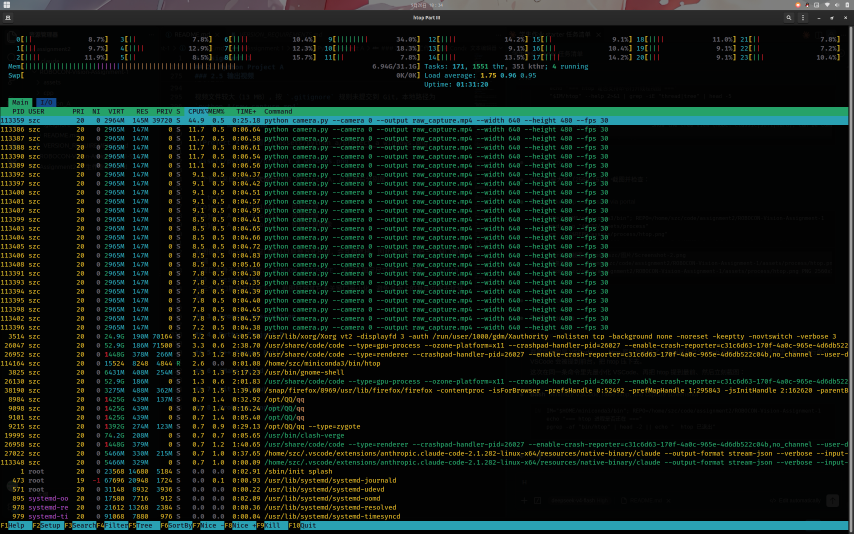
#> input picture assets/process/htop.png, 2560 x 1600 px, given in place of the camera (shown at 1/3 size)
$ python camera.py
#> lines starting #> are read from the running program, lines starting #| are printed output that depends on the picture; after the words box and inside, x2 and y2 are one past the last pixel; in counts of white or black regions, pixels touching at a corner belong together
#!/usr/bin/env python3
"""Project A: live camera capture, simple image processing, and process observation."""

from __future__ import annotations

import argparse
import os
import sys
import time
from pathlib import Path
from typing import Optional

import cv2
import numpy as np


def parse_args() -> argparse.Namespace:
    parser = argparse.ArgumentParser(
        description=(
            "Open a camera, display raw/grayscale/contour views, and save the "
            "unprocessed camera stream to MP4."
        )
    )
    parser.add_argument("--camera", type=int, default=0, help="Camera index. Default: 0")
    parser.add_argument(
        "--output",
        type=Path,
        default=Path("raw_capture.mp4"),
        help="Output path for the unprocessed camera video.",
    )
    parser.add_argument("--width", type=int, default=1280, help="Requested camera width")
    parser.add_argument("--height", type=int, default=720, help="Requested camera height")
    parser.add_argument("--fps", type=float, default=30.0, help="Requested/fallback FPS")
    return parser.parse_args()


def validated_fps(camera_fps: float, fallback: float) -> float:
    if not np.isfinite(camera_fps) or camera_fps <= 1.0 or camera_fps > 240.0:
        return fallback
    return camera_fps


def create_writer(path: Path, width: int, height: int, fps: float) -> cv2.VideoWriter:
    path.parent.mkdir(parents=True, exist_ok=True)
    fourcc = cv2.VideoWriter_fourcc(*"mp4v")
    writer = cv2.VideoWriter(str(path), fourcc, fps, (width, height))
    if not writer.isOpened():
        raise RuntimeError(
            "Could not create the MP4 writer. Check the output path and the "
            "video-codec support of your OpenCV installation."
        )
    return writer


def process_frame(frame: np.ndarray) -> tuple[np.ndarray, np.ndarray]:
    """Return a grayscale view and a contour-overlay view."""
    gray = cv2.cvtColor(frame, cv2.COLOR_BGR2GRAY)
    blurred = cv2.GaussianBlur(gray, (5, 5), 0)
    edges = cv2.Canny(blurred, 70, 140)

    contours, _ = cv2.findContours(
        edges,
        cv2.RETR_EXTERNAL,
        cv2.CHAIN_APPROX_SIMPLE,
    )
    contour_view = frame.copy()
    cv2.drawContours(contour_view, contours, -1, (0, 255, 0), 2)
    return gray, contour_view


def print_runtime_context(args: argparse.Namespace) -> None:
    print("=" * 64)
    print("ROBOCON Vision Assignment 1 - Python Project A")
    print(f"PID:          {os.getpid()}")
    print(f"PPID:         {os.getppid()}")
    print(f"Python:       {sys.executable}")
    print(f"Python ver.:  {sys.version.split()[0]}")
    print(f"Camera index: {args.camera}")
    print(f"Raw output:   {args.output.resolve()}")
    print("Keep this process running and inspect it from another terminal.")
    print("Press q or ESC in an OpenCV window to exit.")
    print("=" * 64, flush=True)


def main() -> int:
    args = parse_args()
    print_runtime_context(args)

    capture = cv2.VideoCapture(args.camera)
    if not capture.isOpened():
        print(f"ERROR: cannot open camera index {args.camera}", file=sys.stderr)
        return 2

    capture.set(cv2.CAP_PROP_FRAME_WIDTH, args.width)
    capture.set(cv2.CAP_PROP_FRAME_HEIGHT, args.height)
    capture.set(cv2.CAP_PROP_FPS, args.fps)

    writer: Optional[cv2.VideoWriter] = None
    frame_count = 0
    start_time = time.monotonic()

    try:
        while True:
            ok, frame = capture.read()
#> frame is the input picture: shape (1600, 2560, 3); mean B, G, R 19.3, 24.8, 15.9
            if not ok or frame is None:
                print("WARNING: failed to read a camera frame; stopping.", file=sys.stderr)
                break

            if writer is None:
                height, width = frame.shape[:2]
#> height = 1600; width = 2560
                actual_fps = validated_fps(
                    float(capture.get(cv2.CAP_PROP_FPS)),
                    args.fps,
                )
                writer = create_writer(args.output, width, height, actual_fps)
                print(
                    f"Actual stream: {width}x{height}, "
                    f"writer FPS={actual_fps:.2f}",
                    flush=True,
                )
#| Actual stream: 2560x1600, writer FPS=30.00

            # Save the raw frame before any processing.
            writer.write(frame)
            frame_count += 1

            gray, contour_view = process_frame(frame)
#> in process_frame, `gray = cv2.cvtColor(frame, cv2.COLOR_BGR2GRAY)`:
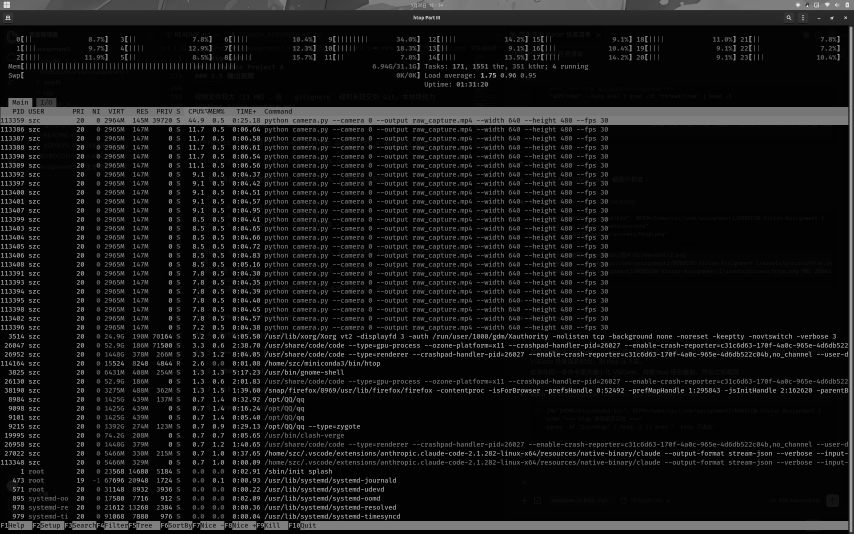
#> gray: shape (1600, 2560) (shown at 1/3 size); min 2, max 255, mean 21.6
#> in process_frame, `edges = cv2.Canny(blurred, 70, 140)`:
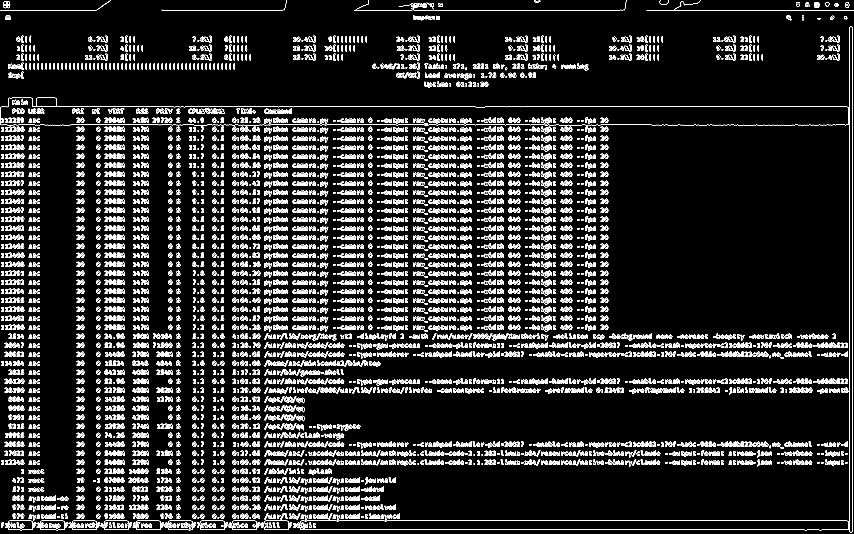
#> edges: shape (1600, 2560) (shown at 1/3 size); 7.5% white in thin lines or dots
#> in process_frame, `contours, _ = cv2.findContours( edges, cv2.RETR_EXTERNAL, cv2.CHAIN_AP..`: contours = 6095 contours, 2648 with area under 20; largest, box (x1, y1, x2, y2) and area: (0, 293, 2545, 376) 141690, (890, 1562, 2545, 1591) 44503, (2548, 80, 2557, 1597) 12119, (686, 1562, 769, 1590) 2058, (398, 1562, 481, 1590) 1924
#> in process_frame, `cv2.drawContours(contour_view, contours, -1, (0, 255, 0), 2)`:
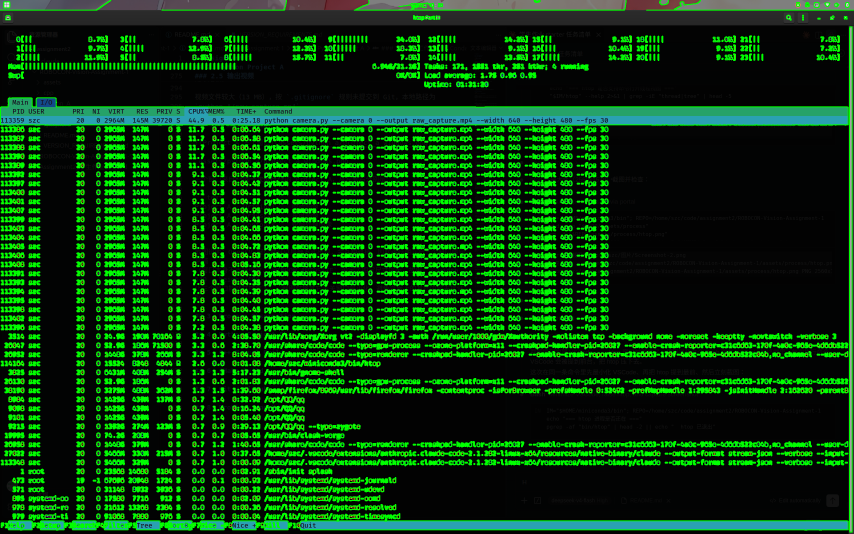
#> contour_view: shape (1600, 2560, 3) (shown at 1/3 size); mean B, G, R 12.6, 61.2, 8.2
            cv2.imshow("Project A - Original", frame)
            cv2.imshow("Project A - Grayscale", gray)
            cv2.imshow("Project A - Contours", contour_view)

            key = cv2.waitKey(1) & 0xFF
#> (key q is pressed here)
            if key in (ord("q"), 27):
                break

    except KeyboardInterrupt:
        print("\nInterrupted by Ctrl+C.")
    finally:
        capture.release()
        if writer is not None:
            writer.release()
        cv2.destroyAllWindows()

    elapsed = max(time.monotonic() - start_time, 1e-6)
    print(f"Saved raw video: {args.output.resolve()}")
    print(f"Captured frames: {frame_count}")
    print(f"Elapsed time:    {elapsed:.1f} s")
    print(f"Loop rate:       {frame_count / elapsed:.1f} frame/s")
    return 0


if __name__ == "__main__":
    raise SystemExit(main())
#> (the program exits here)
